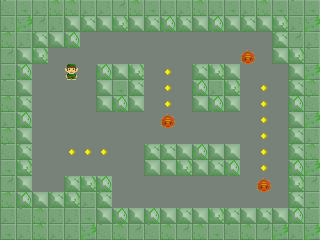

The image is a tile-based game level rendered from a .tmx file. Its description and source (layers, tilesets, objects; grid data summarised) follow:
An orthogonal 20x15 tile map with 16x16 px tiles, 1 tile layer (solid).

<map version="1.0" orientation="orthogonal" renderorder="right-down" width="20" height="15" tilewidth="16" tileheight="16" backgroundcolor="#788278" nextobjectid="1">
 <tileset firstgid="1" name="tiles_alpha" tilewidth="16" tileheight="16" tilecount="512" columns="16">
  <image source="../../images/tiles_alpha.png" width="256" height="512" />
 </tileset>
 <layer name="solid" width="20" height="15">
  <data>[300 cells, 184 non-empty, 13 distinct tile ids]</data>
 </layer>
</map>